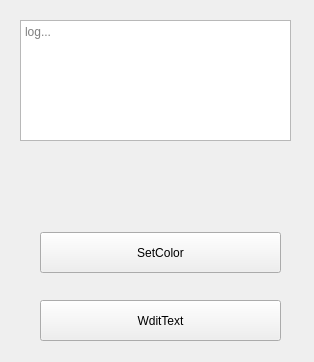
<?xml version="1.0" encoding="UTF-8"?>
<ui version="4.0">
 <class>MainWindow</class>
 <widget class="QMainWindow" name="MainWindow">
  <property name="geometry">
   <rect>
    <x>0</x>
    <y>0</y>
    <width>314</width>
    <height>362</height>
   </rect>
  </property>
  <property name="minimumSize">
   <size>
    <width>314</width>
    <height>362</height>
   </size>
  </property>
  <property name="maximumSize">
   <size>
    <width>314</width>
    <height>362</height>
   </size>
  </property>
  <property name="windowTitle">
   <string>MainWindow</string>
  </property>
  <widget class="QWidget" name="centralwidget">
   <widget class="QPlainTextEdit" name="plainTextEdit">
    <property name="geometry">
     <rect>
      <x>20</x>
      <y>20</y>
      <width>271</width>
      <height>121</height>
     </rect>
    </property>
    <property name="placeholderText">
     <string>log...</string>
    </property>
   </widget>
   <widget class="QPushButton" name="pushButton">
    <property name="geometry">
     <rect>
      <x>40</x>
      <y>300</y>
      <width>241</width>
      <height>41</height>
     </rect>
    </property>
    <property name="text">
     <string>WditText</string>
    </property>
   </widget>
   <widget class="QLabel" name="label">
    <property name="geometry">
     <rect>
      <x>20</x>
      <y>160</y>
      <width>271</width>
      <height>41</height>
     </rect>
    </property>
    <property name="text">
     <string/>
    </property>
   </widget>
   <widget class="QPushButton" name="pushButton_2">
    <property name="geometry">
     <rect>
      <x>40</x>
      <y>232</y>
      <width>241</width>
      <height>41</height>
     </rect>
    </property>
    <property name="text">
     <string>SetColor</string>
    </property>
   </widget>
  </widget>
 </widget>
 <resources/>
 <connections/>
</ui>
